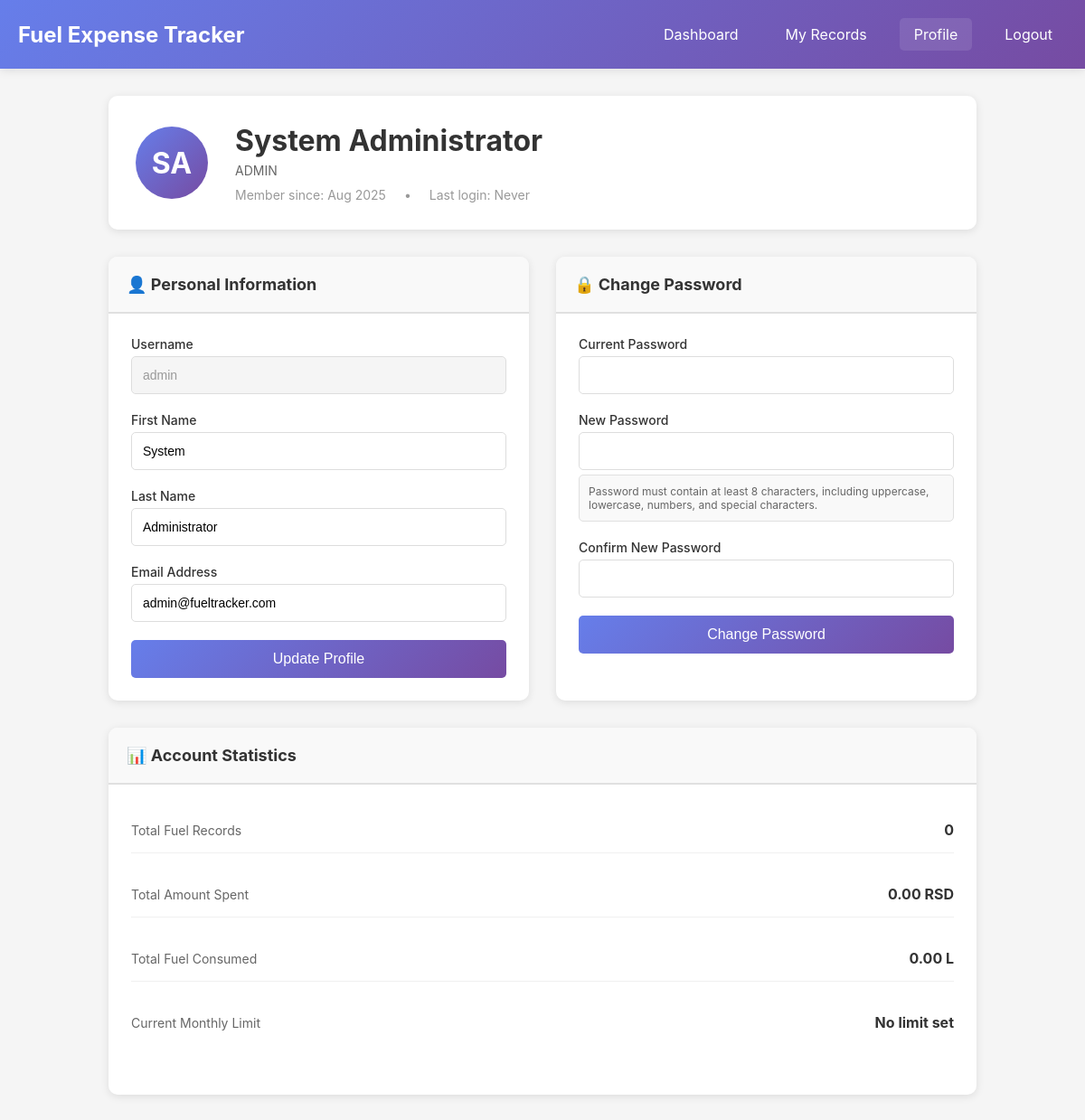
/public/profile.php (signed in), run on the app's committed database.
### tables this page shows
CREATE TABLE users (
    id INT AUTO_INCREMENT PRIMARY KEY,
    username VARCHAR(50) UNIQUE NOT NULL,
    email VARCHAR(100) UNIQUE NOT NULL,
    password_hash VARCHAR(255) NOT NULL,
    first_name VARCHAR(50) NOT NULL,
    last_name VARCHAR(50) NOT NULL,
    role ENUM('admin', 'employee', 'manager') DEFAULT 'employee',
    is_active BOOLEAN DEFAULT TRUE,
    created_at TIMESTAMP DEFAULT CURRENT_TIMESTAMP,
    updated_at TIMESTAMP DEFAULT CURRENT_TIMESTAMP ON UPDATE CURRENT_TIMESTAMP,
    last_login TIMESTAMP NULL,
    failed_login_attempts INT DEFAULT 0,
    locked_until TIMESTAMP NULL,
    INDEX idx_username (username),
    INDEX idx_email (email),
    INDEX idx_role (role)
);

### config/database.php (called while the page is built, shortened)
<?php
class Database {
    private static $instance = null;
    private $connection;
    private $host = 'db';
    private $db_name = 'fuel_database';
    private $username = 'fuel_user';
    private $password = 'fuel_password';
    private $charset = 'utf8mb4';
    private function __construct() {
        try {
            $dsn = "mysql:host={$this->host};dbname={$this->db_name};charset={$this->charset}";
            $options = [
                PDO::ATTR_ERRMODE => PDO::ERRMODE_EXCEPTION,
                PDO::ATTR_DEFAULT_FETCH_MODE => PDO::FETCH_ASSOC,
                PDO::ATTR_EMULATE_PREPARES => false,
                PDO::ATTR_PERSISTENT => false,
                PDO::MYSQL_ATTR_INIT_COMMAND => "SET NAMES utf8mb4 COLLATE utf8mb4_unicode_ci"
            ];
            $this->connection = new PDO($dsn, $this->username, $this->password, $options);
        } catch(PDOException $e) {
            error_log("Database connection failed: " . $e->getMessage());
            if (defined('DEBUG_MODE') && DEBUG_MODE === true) {
                die("Database connection failed: " . $e->getMessage());
            } else {
                die("A database error occurred. Please contact the administrator.");
            }
        }
    }
    public static function getInstance() {
        if (self::$instance === null) {
            self::$instance = new self();
        }
        return self::$instance;
    }
    public function execute($sql, $params = []) {
        try {
            $stmt = $this->connection->prepare($sql);
            $stmt->execute($params);
            return $stmt;
        } catch(PDOException $e) {
            error_log("Query execution failed: " . $e->getMessage());
            throw $e;
        }
    }
    public function fetchOne($sql, $params = []) {
        $stmt = $this->execute($sql, $params);
        return $stmt->fetch();
    }
}

### includes/security.php (called while the page is built, shortened)
<?php
class Security {
    public static function sanitizeOutput($data) {
        return htmlspecialchars($data, ENT_QUOTES, 'UTF-8');
    }
    public static function getClientIP() {
        $ip_keys = ['HTTP_CLIENT_IP', 'HTTP_X_FORWARDED_FOR', 'REMOTE_ADDR'];
        foreach ($ip_keys as $key) {
            if (array_key_exists($key, $_SERVER) === true) {
                $ip = trim($_SERVER[$key]);
            }
        }
        return $_SERVER['REMOTE_ADDR'] ?? '0.0.0.0';
    }
    public static function getUserAgent() {
        return $_SERVER['HTTP_USER_AGENT'] ?? 'Unknown';
    }
}

### includes/auth.php (called while the page is built, shortened)
<?php
class Auth {
    public static function isLoggedIn() {
        return true;
    }
    public static function getCurrentUser() {
        return [
            'id' => $_SESSION['user_id'],
            'username' => $_SESSION['username'],
            'email' => $_SESSION['email'],
            'role' => $_SESSION['role']
        ];
    }
}

### includes/functions.php (called while the page is built, shortened)
<?php
function formatDate($date, $format = 'Y-m-d H:i:s') {
    return date($format, strtotime($date));
}
function formatCurrency($amount) {
    return number_format($amount, 2, '.', ',') . ' RSD';
}

### public/profile.php (the view, shortened to what this page needs)
<?php
$user = Auth::getCurrentUser();
$db = Database::getInstance();
$sql = "SELECT * FROM users WHERE id = :id";
$user_info = $db->fetchOne($sql, [':id' => $user['id']]);
$sql = "SELECT
        COUNT(*) as total_records,
        SUM(total_cost) as total_spent,
        SUM(liters) as total_liters,
        MIN(date) as first_record,
        MAX(date) as last_record
        FROM fuel_records WHERE user_id = :user_id";
$user_stats = $db->fetchOne($sql, [':user_id' => $user['id']]);
$current_month = date('Y-m-01');
$sql = "SELECT monthly_limit FROM fuel_limits WHERE user_id = :user_id AND month_year = :month_year";
$limit = $db->fetchOne($sql, [':user_id' => $user['id'], ':month_year' => $current_month]);
$monthly_limit = $limit ? $limit['monthly_limit'] : null;
?>
<!DOCTYPE html>
<html lang="en">
<head>
</head>
<body>
    <header class="header">
        <div class="header-content">
            <div class="logo"><?php echo APP_NAME; ?></div>
            <nav class="nav-menu">
                <a href="dashboard.php">Dashboard</a>
                <a href="fuel-records.php">My Records</a>
                <a href="profile.php" class="active">Profile</a>
                <a href="logout.php">Logout</a>
            </nav>
        </div>
    </header>
    <div class="container">
        <div class="profile-header">
            <div class="profile-avatar">
                <?php echo strtoupper(substr($user_info['first_name'], 0, 1) . substr($user_info['last_name'], 0, 1)); ?>
            </div>
            <div class="profile-info">
                <h1><?php echo Security::sanitizeOutput($user_info['first_name'] . ' ' . $user_info['last_name']); ?></h1>
                <div class="role"><?php echo ucfirst($user_info['role']); ?></div>
                <div class="stats">
                    <span>Member since: <?php echo formatDate($user_info['created_at'], 'M Y'); ?></span>
                    <span>•</span>
                    <span>Last login: <?php echo $user_info['last_login'] ? formatDate($user_info['last_login'], 'd M Y') : 'Never'; ?></span>
                </div>
            </div>
        </div>
        <div class="profile-content">
            <div class="profile-section">
                <h2>👤 Personal Information</h2>
                <div class="profile-section-content">
                    <form method="POST" action="">
                        <div class="form-group">
                            <label for="username">Username</label>
                            <input type="text"
                                   id="username"
                                   value="<?php echo Security::sanitizeOutput($user_info['username']); ?>"
                                   disabled>
                        </div>
                        <div class="form-group">
                            <label for="first_name">First Name</label>
                            <input type="text"
                                   id="first_name"
                                   name="first_name"
                                   value="<?php echo Security::sanitizeOutput($user_info['first_name']); ?>"
                                   required
                                   maxlength="50">
                        </div>
                        <div class="form-group">
                            <label for="last_name">Last Name</label>
                            <input type="text"
                                   id="last_name"
                                   name="last_name"
                                   value="<?php echo Security::sanitizeOutput($user_info['last_name']); ?>"
                                   required
                                   maxlength="50">
                        </div>
                        <div class="form-group">
                            <label for="email">Email Address</label>
                            <input type="email"
                                   id="email"
                                   name="email"
                                   value="<?php echo Security::sanitizeOutput($user_info['email']); ?>"
                                   required
                                   maxlength="100">
                        </div>
                        <button type="submit" class="btn btn-primary">Update Profile</button>
                    </form>
                </div>
            </div>
            <div class="profile-section">
                <h2>🔒 Change Password</h2>
                <div class="profile-section-content">
                    <form method="POST" action="">
                        <div class="form-group">
                            <label for="current_password">Current Password</label>
                            <input type="password"
                                   id="current_password"
                                   name="current_password"
                                   required>
                        </div>
                        <div class="form-group">
                            <label for="new_password">New Password</label>
                            <input type="password"
                                   id="new_password"
                                   name="new_password"
                                   required>
                            <div class="password-requirements">
                                Password must contain at least <?php echo MIN_PASSWORD_LENGTH; ?> characters,
                                including uppercase, lowercase, numbers, and special characters.
                            </div>
                        </div>
                        <div class="form-group">
                            <label for="confirm_password">Confirm New Password</label>
                            <input type="password"
                                   id="confirm_password"
                                   name="confirm_password"
                                   required>
                        </div>
                        <button type="submit" class="btn btn-primary">Change Password</button>
                    </form>
                </div>
            </div>
        </div>
        <div class="profile-section" style="margin-top: 30px;">
            <h2>📊 Account Statistics</h2>
            <div class="profile-section-content">
                <div class="stats-grid">
                    <div class="stat-item">
                        <span class="stat-label">Total Fuel Records</span>
                        <span class="stat-value"><?php echo number_format($user_stats['total_records'] ?? 0); ?></span>
                    </div>
                    <div class="stat-item">
                        <span class="stat-label">Total Amount Spent</span>
                        <span class="stat-value"><?php echo formatCurrency($user_stats['total_spent'] ?? 0); ?></span>
                    </div>
                    <div class="stat-item">
                        <span class="stat-label">Total Fuel Consumed</span>
                        <span class="stat-value"><?php echo number_format($user_stats['total_liters'] ?? 0, 2); ?> L</span>
                    </div>
                    <div class="stat-item">
                        <span class="stat-label">Current Monthly Limit</span>
                        <span class="stat-value"><?php echo $monthly_limit ? formatCurrency($monthly_limit) : 'No limit set'; ?></span>
                    </div>
                </div>
            </div>
        </div>
    </div>
</body>
</html>

### public/profile.php (style rules this page uses)
* { margin: 0; padding: 0; box-sizing: border-box; }
body { font-family: -apple-system, BlinkMacSystemFont, 'Segoe UI', Roboto, 'Helvetica Neue', Arial, sans-serif; background: #f5f5f5; min-height: 100vh; }
.header { background: linear-gradient(135deg, #667eea 0%, #764ba2 100%); color: white; padding: 20px 0; box-shadow: 0 2px 10px rgba(0,0,0,0.1); }
.header-content { max-width: 1200px; margin: 0 auto; padding: 0 20px; display: flex; justify-content: space-between; align-items: center; }
.logo { font-size: 24px; font-weight: bold; }
.nav-menu { display: flex; gap: 20px; align-items: center; }
.nav-menu a { color: white; text-decoration: none; padding: 8px 16px; border-radius: 5px; transition: background 0.3s; }
.nav-menu a:hover, .nav-menu a.active { background: rgba(255,255,255,0.1); }
.container { max-width: 1000px; margin: 30px auto; padding: 0 20px; }
.profile-header { background: white; padding: 30px; border-radius: 10px; box-shadow: 0 2px 10px rgba(0,0,0,0.1); margin-bottom: 30px; display: flex; align-items: center; gap: 30px; }
.profile-avatar { width: 80px; height: 80px; background: linear-gradient(135deg, #667eea, #764ba2); color: white; border-radius: 50%; display: flex; align-items: center; justify-content: center; font-size: 32px; font-weight: bold; }
.profile-info h1 { color: #333; margin-bottom: 5px; }
.profile-info .role { color: #666; text-transform: uppercase; font-size: 14px; margin-bottom: 10px; }
.profile-info .stats { display: flex; gap: 20px; font-size: 14px; }
.profile-info .stats span { color: #999; }
.profile-content { display: grid; grid-template-columns: 1fr 1fr; gap: 30px; }
.profile-section { background: white; border-radius: 10px; box-shadow: 0 2px 10px rgba(0,0,0,0.1); overflow: hidden; }
.profile-section h2 { background: #f9f9f9; padding: 20px; color: #333; font-size: 18px; border-bottom: 2px solid #e0e0e0; }
.profile-section-content { padding: 25px; }
.form-group { margin-bottom: 20px; }
.form-group label { display: block; margin-bottom: 5px; color: #333; font-weight: 500; font-size: 14px; }
.form-group input { width: 100%; padding: 12px; border: 1px solid #ddd; border-radius: 5px; font-size: 14px; transition: border-color 0.3s; }
.form-group input:disabled { background: #f5f5f5; color: #999; }
.btn { padding: 12px 30px; border: none; border-radius: 5px; font-size: 16px; font-weight: 500; cursor: pointer; transition: transform 0.2s, box-shadow 0.2s; width: 100%; }
.btn-primary { background: linear-gradient(135deg, #667eea 0%, #764ba2 100%); color: white; }
.stats-grid { display: grid; grid-template-columns: 1fr; gap: 20px; margin-bottom: 30px; }
.stat-item { display: flex; justify-content: space-between; align-items: center; padding: 15px 0; border-bottom: 1px solid #f0f0f0; }
.stat-item:last-child { border-bottom: none; }
.stat-label { color: #666; font-size: 14px; }
.stat-value { font-weight: bold; color: #333; }
.password-requirements { background: #f9f9f9; border: 1px solid #e0e0e0; padding: 10px; border-radius: 5px; margin-top: 5px; font-size: 12px; color: #666; }

### data on the page
users: first_name+last_name "SA", first_name+last_name "System Administrator", role "ADMIN", created_at "Aug 2025", username "admin", first_name "System", last_name "Administrator", email "admin@fueltracker.com"

### other printed values
APP_NAME "Fuel Expense Tracker"
MIN_PASSWORD_LENGTH "8"
$user_stats['total_records'] "0"
formatCurrency($user_stats['total_spent'] ?? 0) "0.00 RSD"
$user_stats['total_liters'] "0.00"
